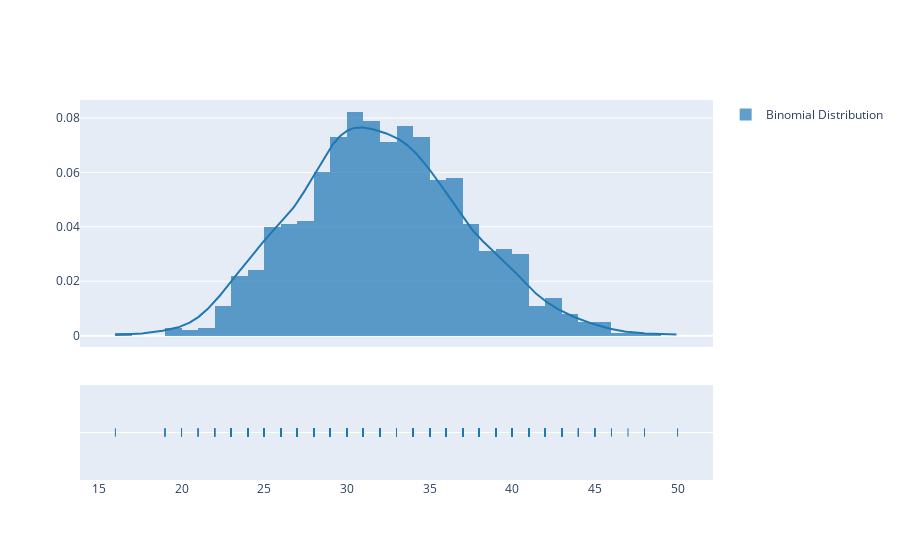

The code cell stored with this chart in its notebook:
### Markdown cell above
### Create a Density Plot of a Binomial Distribution

To create a density plot of a binomial distribution, we can use the `create_distplot` function from the `plotly` library. The `create_distplot` function takes two arguments: the number of trials (`n`) and the probability of success (`p`).

Here is an example of how to create a density plot of a binomial distribution with 100 trials and a success probability of 0.5:

```python
import plotly.figure_factory as ff

n = 100
p = 0.5

data = [np.random.binomial(n, p) for _ in range(1000)]

fig = ff.create_distplot([data], ['Binomial Distribution'], show_hist=False)
fig.show()
```

You can adjust the values of `n` and `p` to create different binomial distributions.

### Code cell
import plotly.figure_factory as ff

n = 160
p = 0.2

data = [np.random.binomial(n, p) for _ in range(1000)]

fig = ff.create_distplot([data], ['Binomial Distribution'], show_hist=True)
fig.show()

### Figure 1 — Plotly figure (JSON) as saved in the notebook; plotly's stock layout.template omitted (floating-point values rounded to 4 significant figures; data arrays with more than 128 entries replaced by an {"elided": "..."} marker saying what was removed)
{"data": [{"autobinx": false, "histnorm": "probability density", "legendgroup": "Binomial Distribution", "marker": {"color": "rgb(31, 119, 180)"}, "name": "Binomial Distribution", "opacity": 0.7, "x": {"elided": "1000 int values"}, "xaxis": "x", "xbins": {"end": 50, "size": 1, "start": 16}, "yaxis": "y", "type": "histogram"}, {"legendgroup": "Binomial Distribution", "marker": {"color": "rgb(31, 119, 180)"}, "mode": "lines", "name": "Binomial Distribution", "showlegend": false, "x": {"elided": "500 float values"}, "xaxis": "x", "y": {"elided": "500 float values"}, "yaxis": "y", "type": "scatter"}, {"legendgroup": "Binomial Distribution", "marker": {"color": "rgb(31, 119, 180)", "symbol": "line-ns-open"}, "mode": "markers", "name": "Binomial Distribution", "showlegend": false, "x": {"elided": "1000 int values"}, "xaxis": "x", "y": {"elided": "1000 str values"}, "yaxis": "y2", "type": "scatter"}], "layout": {"barmode": "overlay", "hovermode": "closest", "legend": {"traceorder": "reversed"}, "xaxis": {"anchor": "y2", "domain": [0, 1], "zeroline": false}, "yaxis": {"anchor": "free", "domain": [0.35, 1], "position": 0}, "yaxis2": {"anchor": "x", "domain": [0, 0.25], "dtick": 1, "showticklabels": false}}}
